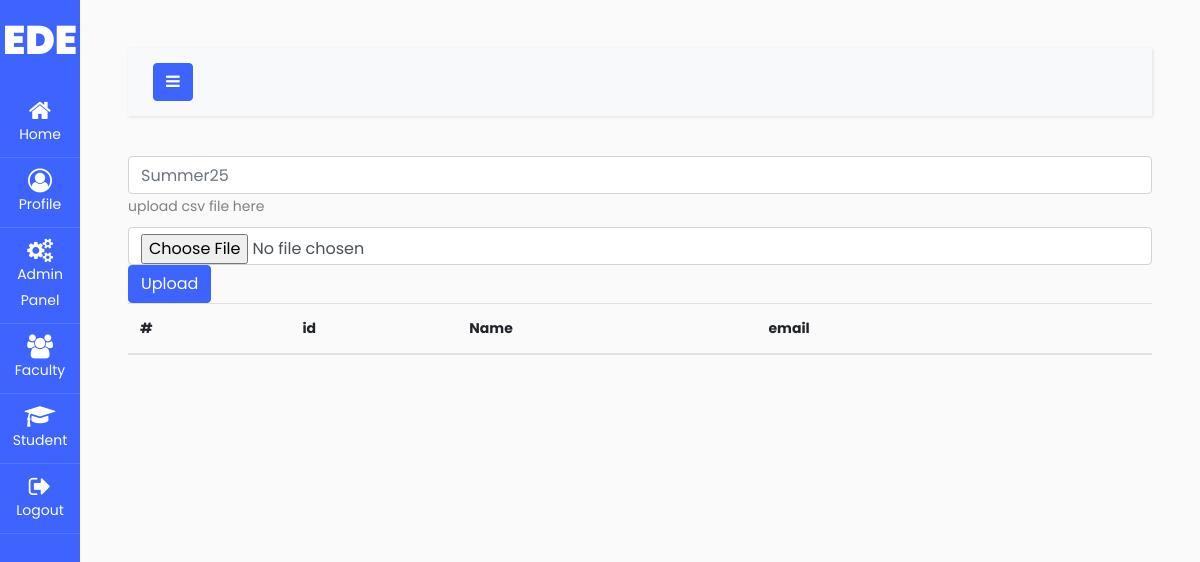
The app's page /student/, older data.
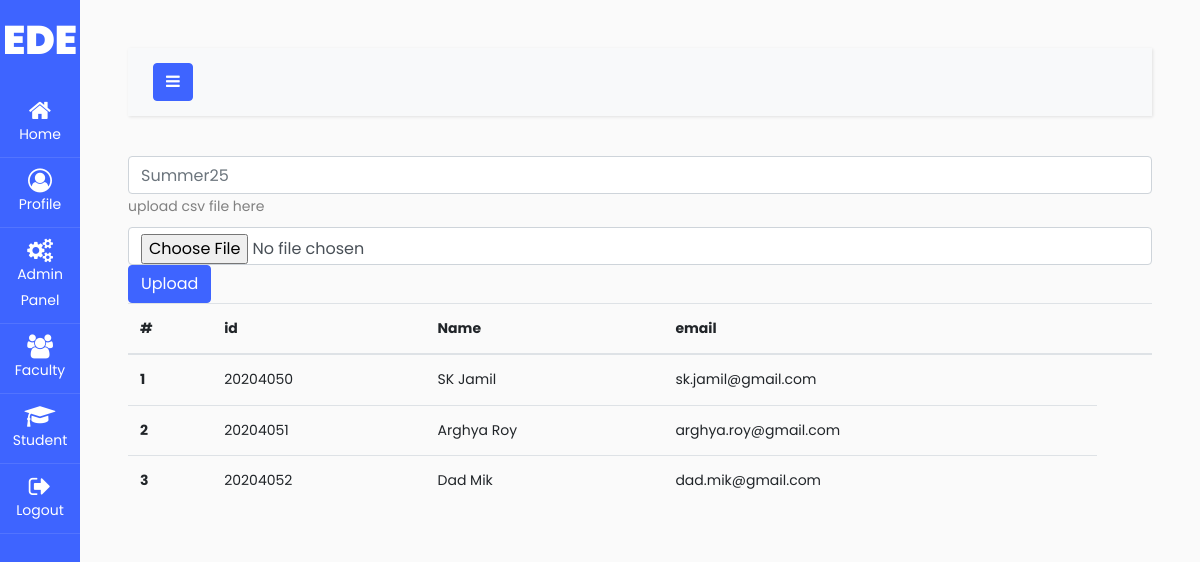
The same page, newer data.
### users/models.py (models this page shows, shortened)
class STUDENT(models.Model):
    user = models.OneToOneField(User, on_delete=models.CASCADE)
    student_name = models.CharField(max_length=100, default='None')
    student_email = models.EmailField(max_length=100, default='None')
    student_phone = models.CharField(max_length=10, default='None')
    student_address = models.CharField(max_length=100, default='None')
    student_photo = models.ImageField(upload_to='student_photo/', blank=True)
    deperment = models.CharField(max_length=100, default='None')
    joinin_date = models.DateField(default=datetime.date.today)

### orgAdmin/views.py (the view, shortened to what this page needs)
# urls.py: path('student/', views.student, name='student')
def student(request):
    student = STUDENT.objects.all()
    return render(request, './orgAdmin/student.html', {'students': student})

### templates/orgAdmin/student.html (shortened to what this page needs)
{% extends "orgAdmin/navbar.html" %}
{% block content %}
<div class="form-csv">
    <form method="POST" enctype="multipart/form-data">
        <input class="form-control" type="text" name="session" placeholder="Summer25">
        <label class="form-label" for="customFile">upload csv file here</label>
        <input type="file" name="file" class="form-control" id="customFile" />
        <input type="submit" value="Upload" class="btn btn-primary">
    </form>
</div>
<div>
    <table class="table">
        <thead>
            <tr>
                <th scope="col">#</th>
                <th scope="col">id</th>
                <th scope="col">Name</th>
                <th scope="col">email</th>
                <th scope="col"></th>
            </tr>
        </thead>
        <tbody>
            {% for s in students%}
            <tr>
                <th scope="row">{{forloop.counter}}</th>
                <td>{{s.user}}</td>
                <td>{{s.student_name}}</td>
                <td>{{s.student_email}}</td>
            </tr>
            {% endfor %}
        </tbody>
    </table>
</div>
{% endblock %}

### templates/orgAdmin/navbar.html (shortened to what this page needs)
{% load static %}
<!doctype html>
<html lang="en">
<head>
  <link rel="stylesheet" href="https://stackpath.bootstrapcdn.com/font-awesome/4.7.0/css/font-awesome.min.css">
  <link rel="stylesheet" href="{% static 'home/css/style.css' %}">
</head>
<body>
  <div class="wrapper d-flex align-items-stretch">
    <nav id="sidebar" class="active">
      <h1><a href="/home" class="logo">EDE</a></h1>
      <ul class="list-unstyled components mb-5">
        <li class="active">
          <a href="/home"><span class="fa fa-home"></span>Home</a>
        </li>
        <li>
          <a href="#"><span class="fa fa-user-circle-o"></span>Profile</a>
        </li>
        <li>
          <a href="#"><span class="fa fa-cogs"></span>Admin Panel</a>
        </li>
        <li>
          <a href="#"><span class="fa fa-users"></span>Faculty</a>
        </li>
        <li>
          <a href="{% url 'student' %}"><span class="fa fa-graduation-cap"></span>Student</a>
        </li>
        <li>
          <a href="{% url 'logout' %}"><span class="fa fa-sign-out"></span> Logout </a>
        </li>
      </ul>
    </nav>
    <div id="content" class="p-4 p-md-5">
      <nav class="navbar navbar-expand-lg navbar-light bg-light">
        <div class="container-fluid">
          <button type="button" id="sidebarCollapse" class="btn btn-primary">
            <i class="fa fa-bars"></i>
          </button>
        </div>
      </nav>
      {% block content %}
      {% endblock content %}
    </div>
  </div>
</body>
</html>

Row changes from the older to the newer data that the page shows:
added STUDENT: user "20204050", student_name "SK Jamil", student_email "sk.jamil@gmail.com"
added STUDENT: user "20204051", student_name "Arghya Roy", student_email "arghya.roy@gmail.com"
added STUDENT: user "20204052", student_name "Dad Mik", student_email "dad.mik@gmail.com"
